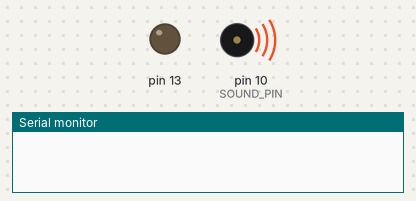
A sketch run on a simulated Arduino Uno, built with avr-gcc and run on an emulated ATmega328P. Shown: output pins drawn as LEDs (lit = HIGH), buzzer (waves = sounding), the last lines printed to the serial monitor. Pins used as bus, display or sensor lines are not drawn.

Above: at 0.1 s.
At 1.0 s:
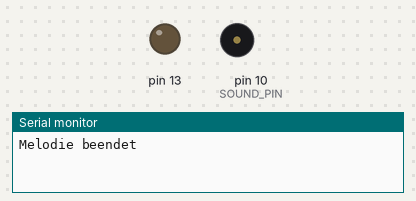
Timing chart, 0 to 2.5 s (numbered marks = the images above):
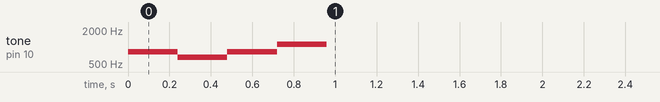

Measured:
- by itself, tone on pin 10 (SOUND_PIN): plays 831 Hz for 0.24 s, 660 Hz for 0.24 s, 831 Hz for 0.24 s, 1109 Hz for 0.24 s

The sketch:

Sounds.ino
```cpp
/*
This code is functionally the same as in our Uebung, with added code to check serial.
*/


#define OUTPUT_PIN PB4 // Arduino Pin 12 = PB4
#define NOTE_C6 1046

#define SOUND_PIN PB2 // Pin 10 = OC1B (for sound output)

// Neue globale Variable für den Timer-Zähler
volatile uint32_t tCount = 0;


// Letzte Zeit für die Sekunden-Ausgabe
uint32_t lastPrintTime = 0;
// Letzte Zeit für Frequenzwechsel
uint32_t lastFreqChangeTime = 0;
// Aktueller Frequenzindex
uint8_t currentFreqIndex = 0;
// Array mit verschiedenen Frequenzen für die Tonfolge
uint16_t frequencies[] = {1046, 880, 659, 523, 440, 659, 880, 1046};
uint8_t numFrequencies = 8;


// Erhöhte Array-Größe für RTTTL-Klingeltöne
#define MAX_NOTES 100
uint16_t notes[MAX_NOTES] = { 262, 294, 330, 349, 392, 440, 494, 523, 587, 659 };
uint16_t durations[MAX_NOTES] = { 200, 250, 300, 200, 250, 300, 400, 250, 200, 500 };
volatile uint8_t melodyIdx = 0;
uint8_t melodyLen = 10; // Standardwert, wird beim Parsen aktualisiert

// Aufgabe 7 - RTTTL Klingelton
char buffer[] = "Short:d=4,o=5,b=125:8g#,8e,8g#,8c#6";


// Basis-Frequenzen für die 4. Oktave
uint16_t baseFrequencies[] = { 262, // C
  277, // C#
  294, // D
  311, // D#
  330, // E
  349, // F
  370, // F#
  392, // G
  415, // G#
  440, // A
  466, // A#
  494  // B/H
};


void setup() {
  // Setze Pin 13 als Ausgang (Data Direction Register B, Bit 5)
  DDRB |= (1 << PB5);

  // Initialisiere die serielle Schnittstelle mit 38400 Baud
  Serial.begin(9600);

  parseRTTTL(buffer);

  // Melody abspielen
  playMelody();
}

void loop() {


  // function added to play when wall is seen by sensor, --> when something is is Serial
  if (Serial.available() > 0) {
    char cmd = Serial.read();
    if (cmd == 'S') {
      playMelody(); // Trigger sound on 'S' command
    }
  }

  // Gib einmal pro Sekunde den aktuellen Timer-Zähler aus
  if (tCount - lastPrintTime >= 1000) {

    if (melodyIdx < melodyLen) {

    } else {
    }
    lastPrintTime = tCount;
  }
}


// Hilfsfunktionen für RTTTL-Parsing
bool charIsDigit(char c) {
  return (c >= '0' && c <= '9');
}

uint16_t str2uint(const char* str, uint8_t* idx) {
  uint16_t val = 0;

  while (charIsDigit(str[*idx])) {
    val = val * 10 + (str[*idx] - '0');
    (*idx)++;
  }

  return val;
}

// RTTTL-Parser
void parseRTTTL(const char* rtttl) {
  uint8_t idx = 0;
  uint8_t noteIndex = 0;

  // Standardwerte festlegen
  uint8_t defaultDuration = 4;
  uint8_t defaultOctave = 6;
  uint16_t bpm = 63;

  // Name überspringen (bis zum ersten ':')
  while (rtttl[idx] != ':' && rtttl[idx] != '\0') {
    idx++;
  }

  // Überspringen des ':'
  if (rtttl[idx] == ':') {
    idx++;
  } else {
    // Ungültiges Format

    return;
  }

  // Standardparameter parsen
  bool parsingParams = true;

  while (parsingParams && rtttl[idx] != '\0') {
    // Whitespace überspringen
    while (rtttl[idx] == ' ') idx++;

    if (rtttl[idx] == 'd' && rtttl[idx+1] == '=') {
      idx += 2;
      defaultDuration = str2uint(rtttl, &idx);

    } else if (rtttl[idx] == 'o' && rtttl[idx+1] == '=') {
      idx += 2;
      defaultOctave = str2uint(rtttl, &idx);

    } else if (rtttl[idx] == 'b' && rtttl[idx+1] == '=') {
      idx += 2;
      bpm = str2uint(rtttl, &idx);

    }

    // Zum nächsten Parameter oder Ende der Parameter gehen
    if (rtttl[idx] == ',') {
      idx++;
    } else if (rtttl[idx] == ':') {
      idx++;
      parsingParams = false;
    }
  }

  // Berechnen der Basisdauer einer Viertelnote in ms
  uint16_t quarterNoteDuration = 60 * 1000 / bpm;


  // Parsen der einzelnen Noten
  while (rtttl[idx] != '\0' && noteIndex < MAX_NOTES) {
    // Whitespace überspringen
    while (rtttl[idx] == ' ') idx++;

    // Duration parsen (optional)
    uint8_t duration = defaultDuration;
    if (charIsDigit(rtttl[idx])) {
      duration = str2uint(rtttl, &idx);
    }

    // Note parsen
    if (rtttl[idx] == '\0') break;

    uint8_t note = 0;
    bool isPause = false;

    switch (rtttl[idx]) {
      case 'c': note = 0; break;
      case 'd': note = 2; break;
      case 'e': note = 4; break;
      case 'f': note = 5; break;
      case 'g': note = 7; break;
      case 'a': note = 9; break;
      case 'b': case 'h': note = 11; break;
      case 'p': isPause = true; break;
      default:
        break;
    }
    idx++;

    // Prüfen auf # (Erhöhung um einen Halbton)
    if (rtttl[idx] == '#') {
      note++;
      idx++;
    }

    // Oktave parsen (optional)
    uint8_t octave = defaultOctave;
    if (charIsDigit(rtttl[idx])) {
      octave = rtttl[idx] - '0';
      idx++;
    }

    // Prüfen auf punktierte Note
    bool dotted = false;
    if (rtttl[idx] == '.') {
      dotted = true;
      idx++;
    }

    // Frequenz berechnen
    uint16_t frequency = 0;
    if (!isPause) {
      // Basisfrequenz aus der 4. Oktave holen
      uint16_t baseFreq = baseFrequencies[note];

      // Anpassung an die gewünschte Oktave
      // f(Noct) = f(N0) * 2^oct => f(N4) * 2^(oct-4)
      frequency = baseFreq;
      for (uint8_t i = 4; i < octave; i++) {
        frequency *= 2;
      }
    }

    // Dauer der Note in ms berechnen
    uint16_t noteDuration = (4 * quarterNoteDuration) / duration;

    // Punktierte Note behandeln (Verlängerung um die Hälfte)
    if (dotted) {
      noteDuration = noteDuration + (noteDuration / 2);
    }

    // Werte in die Arrays speichern
    notes[noteIndex] = frequency;
    durations[noteIndex] = noteDuration;


    noteIndex++;

    // Zum nächsten Komma oder Ende gehen
    if (rtttl[idx] == ',') {
      idx++;
    } else if (rtttl[idx] == '\0' || noteIndex >= MAX_NOTES) {
      break;
    }
  }

  // Gesamtlänge der Melodie speichern
  melodyLen = noteIndex;

}

/* Aufgabe 1 */
void setPin13(bool high) {
  if (high) {
    PORTB |= (1 << PB5); // Setze Bit 5 (Pin 13 high)
  } else {
    PORTB &= ~(1 << PB5); // Lösche Bit 5 (Pin 13 low)
  }
}

/*Aufgabe 4 und so */
void setTimer1Freq(uint16_t freq) {
  // Frequenzgrenzen prüfen
  if (freq < 100 || freq > 3000) {
    // Frequenz ungültig -> Timer stoppen und Pin auf LOW setzen
    TCCR1B = 0;
    PORTB &= ~(1 << SOUND_PIN); // Setze Pin 10 auf LOW
    return;
  }

  cli(); // Disable global interrupts during setup

  // Set Pin 10 (PB2 = OC1B) as output
  DDRB |= (1 << SOUND_PIN);

  // Reset Timer1 control registers (Aufgabe 3)
  TCCR1A = 0;
  TCCR1B = 0;
  TCNT1 = 0;

  // Set CTC mode (WGM12 = 1, others = 0)
  TCCR1B |= (1 << WGM12);

  // Enable hardware toggle on OC1B (Pin 10)
  TCCR1A |= (1 << COM1B0);

  // Set compare match value for freq Hz
  // Prescaler fest auf 8
  uint16_t ocr = (F_CPU / (2 * 8 * freq)) - 1;

  // Prüfen ob Wert in 16-Bit passt
  if (ocr > 65535) {
    // Wert zu groß -> deaktivieren
    TCCR1B = 0;
    PORTB &= ~(1 << SOUND_PIN);
    return;
  }

  OCR1A = ocr;

  // Set prescaler to 8 and start the timer
  TCCR1B |= (1 << CS11); // CS11 = prescaler 8

  sei(); // Enable global interrupts
}

/*Aufgabe 5*/
// Neue Funktion zum Konfigurieren von Timer2 für 1ms Interrupts
void setTimer2(bool enable) {
  cli(); // Disable global interrupts during setup

  // Reset Timer2 registers
  TCCR2A = 0;
  TCCR2B = 0;
  TCNT2 = 0;

  if (enable) {
    // Set CTC mode (WGM21 = 1, WGM20, WGM22 = 0)
    TCCR2A |= (1 << WGM21);

    // Bei 16MHz Takt und Prescaler 64:
    // 16MHz / 64 = 250kHz => 250 Ticks für 1ms
    OCR2A = 249;

    // Enable Timer2 Compare Match A interrupt
    TIMSK2 |= (1 << OCIE2A);

    // Set prescaler to 64 and start timer
    TCCR2B |= (1 << CS22); // CS22 = 1, CS21 = 0, CS20 = 0 für Prescaler 64
  } else {
    // Disable Timer2 Compare Match A interrupt
    TIMSK2 &= ~(1 << OCIE2A);
  }

  sei(); // Enable global interrupts
}

void playMelody() {
  melodyIdx = 0;
  tCount = 0;
  setTimer1Freq(notes[melodyIdx]);
  setTimer2(true);  // 1ms-Timer aktivieren
}

/*Aufgabe 5*/
// ISR für Timer2 Compare Match A - wird alle 1ms aufgerufen
ISR(TIMER2_COMPA_vect) {
  tCount++; //globaler Zähler

  if (tCount >= durations[melodyIdx]) {
    tCount = 0;
    melodyIdx++;

    if (melodyIdx < melodyLen) {
      setTimer1Freq(notes[melodyIdx]);
    } else {
      setTimer2(false);  // Alle Töne gespielt → Timer2 aus
      setTimer1Freq(0);  // Ton stoppen
      Serial.println("Melodie beendet");
    }
  }
}

int main(void) {
  setup();
  while (1) {
    loop();
  }
}
```
